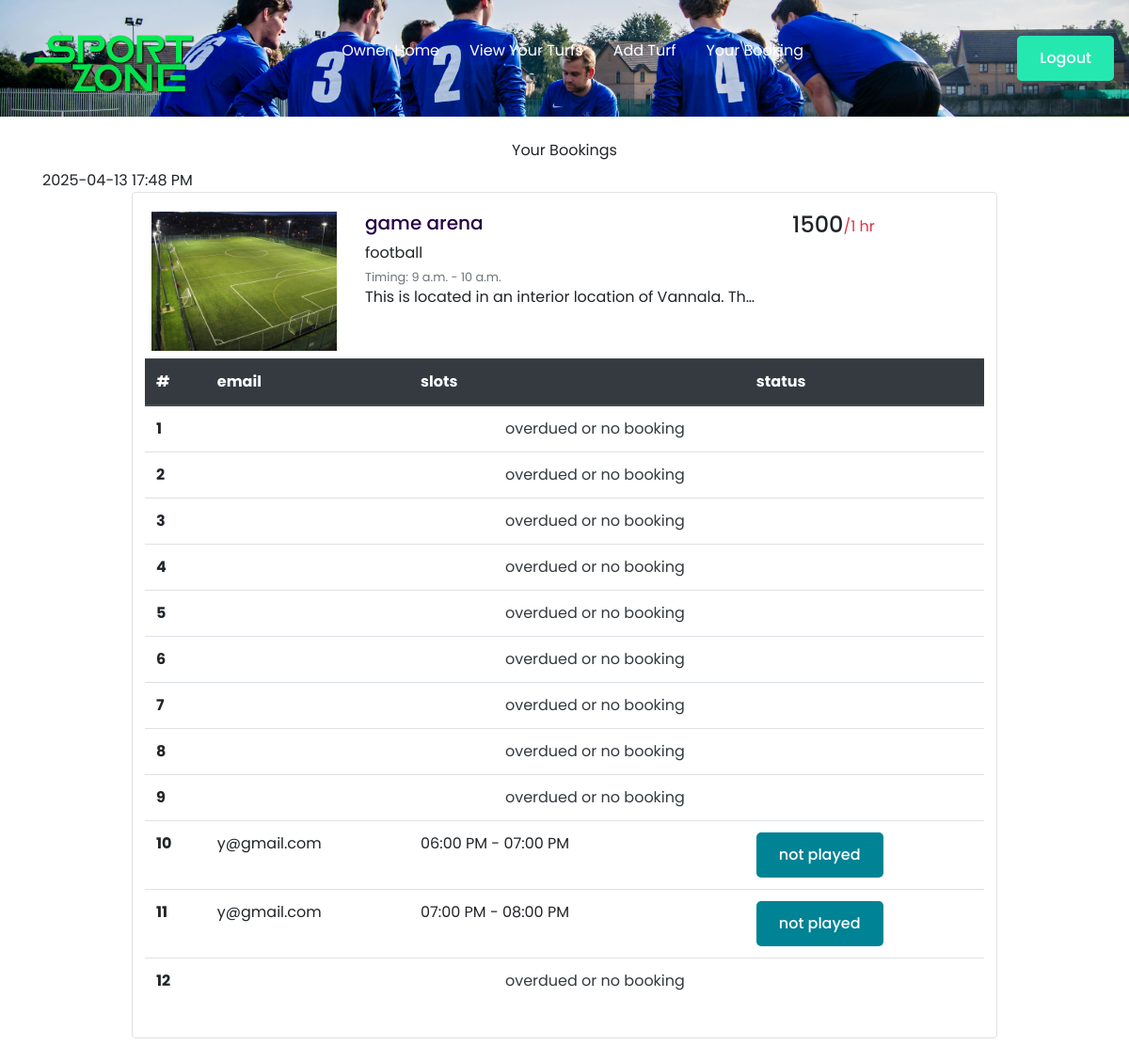
Page /owner/turfbookings/15/ on the committed database.
### booking/models.py (models this page shows)
class BookingSlotTable(models.Model):
    turf = models.ForeignKey(turf_table, on_delete=models.CASCADE)
    booking_date = models.TimeField(auto_now_add=True)
    slots = models.JSONField(null=True,default=list)
    expired = models.BooleanField(default=False)
    class Meta:
        unique_together = ['turf', 'booking_date']

### turfowner/models.py (models this page shows, shortened)
class turf_table(models.Model):
    image=models.ImageField(default="turfimages/img.png",upload_to='turfimages')
    ownername=models.ForeignKey(User,on_delete=models.CASCADE,null=True)
    name=models.CharField(max_length=150,blank=False)
    game_type = models.CharField(max_length=50)
    location=models.TextField(blank=False)
    location_url=models.TextField()
    open_time=models.TimeField()
    close_time=models.TimeField()
    rent=models.CharField(max_length=5,default=0)
    discription=models.TextField()
    slots=models.BooleanField(default=True)
    closed = models.BooleanField(default=True)

### turfowner/views.py (the view)
# urls.py: path('turfbookings/<int:id>/',views.turfbookings,name='turfbookings'),
def turfbookings(request,id):
    turf=turf_table.objects.get(id=id)
    turfbookings=BookingSlot.objects.filter(turf=turf,expired=False).first()
    turfbookings.booking_date = datetime.combine(date.today(), turfbookings.booking_date)
    print(turfbookings.booking_date)
    return render (request,'turfbookings.html',{'turfbookings':turfbookings})

### templates/turfbookings.html (shortened to what this page needs)
{% load static %}
<!DOCTYPE html>
<html lang="en">
<head>
    <link href="https://cdn.jsdelivr.net/npm/remixicon@4.0.0/fonts/remixicon.css" rel="stylesheet" />
    <link rel="stylesheet" href="https://cdn.jsdelivr.net/npm/bootstrap@4.4.1/dist/css/bootstrap.min.css"
>
    <link rel="stylesheet" href="{% static 'style.css' %}" />
</head>
<body>
    <header class="header" style="background-color: rgb(0, 100, 67);">
        <nav>
            <div class="nav__bar">
                <div class="logo" style="width: fit-content;height: 60px;padding: 0;">
                    <a href="{% url 'ownerhome' %}" style="padding:0"><img src="{% static 'logo.png' %}" alt="logo"
                            style="width: 200px;" /></a>
                </div>
            </div>
            <ul class="nav__links " id="nav-links">
                <li><a href="{% url 'ownerhome' %}">Owner Home</a></li>
                <li><a href="{% url 'ownersearchturf' %}">View Your Turfs </a></li>
                <li><a href="{% url 'addturf' %}">Add Turf </a></li>
                <li><a href="{% url 'allbookings' %}">Your Booking </a></li>
            </ul>
            <a href="{% url 'userlogout' %}"><button class="btn nav__btn">Logout</button></a>
        </nav>
    </header>
    <div class="container my-4">
        <div style="text-align: center;" class="my-2">Your Bookings</div>
        {{ turfbookings.booking_date|date:"Y-m-d H:i A" }}
        <div class="row justify-content-center mb-3 ">
            <div class="col-md-12 col-xl-10">
                <div class="card shadow-0 border rounded-4" id="cardrow">
                    <div class="card-body">
                        <div class="row">
                            <div class="col-md-12 col-lg-3 col-xl-3 mb-4 mb-lg-0">
                                <div class="bg-image hover-zoom ripple rounded ripple-surface">
                                    <img src={{turfbookings.turf.image.url}} class="w-100" />
                                </div>
                            </div>
                            <div class="col-md-6 col-lg-6 col-xl-6">
                                <h5 style="color: rgb(36, 1, 70);">{{turfbookings.turf.name}}</h5>
                                <div class="d-flex flex-row">
                                    <span>{{turfbookings.turf.game_type}}</span>
                                </div>
                                <div class="mt-1 mb-0 text-muted small">
                                    <span>Timing: {{turfbookings.turf.open_time}} - {{turfbookings.turf.close_time}}
                                        <br /></span>
                                </div>
                                <p class="text-truncate mb-4 mb-md-0">
                                    {{turfbookings.turf.discription}}
                                </p>
                            </div>
                            <div class="col-md-6 col-lg-3 col-xl-3 border-sm-start-none border-start">
                                <div class="d-flex flex-row align-items-center mb-1">
                                    <h4 class="mb-1 me-1">{{turfbookings.turf.rent}}</h4>
                                    <span class="text-danger">/1 hr</span>
                                </div>
                            </div>
                            <div class="row mx-2 mt-2" style="width: 100%;">
                                <table class="table">
                                    <thead class="thead-dark">
                                        <tr>
                                            <th scope="col">#</th>
                                            <th scope="col">email</th>
                                            <th scope="col">slots</th>
                                            <th scope="col">status</th>
                                        </tr>
                                    </thead>
                                    <tbody>
                                        {% for booking in turfbookings.slots %}
                                        {% if booking.user %}
                                        <tr>
                                            <th scope="row">{{ forloop.counter }}</th>
                                            <td>{{ booking.user }}</td>
                                            <td style="width:40%">{{ booking.start_time }} - {{ booking.end_time }}</td>
                                            <td>
                                                {% if not booking.played %}
                                                <a
                                                    href="{% url 'playedstatus' booking.start_time turfbookings.id booking.user %}">
                                                    <button class="btn btn-sm"
                                                        style="background-color: rgb(0, 131, 148);">not played</button>
                                                </a>
                                                {% else %}
                                                <button class="btn btn-sm"
                                                    style="background-color: rgba(15, 26, 27, 0.384);">played</button>
                                                {% endif %}
                                            </td>
                                        </tr>
                                        {% else %}
                                        <tr>
                                            <th scope="row">{{ forloop.counter }}</th>
                                            <td colspan="3" class="text-center text-dark">overdued or no booking</td>
                                        </tr>
                                        {% endif %}
                                        {% endfor %}
                                    </tbody>
                                </table>
                            </div>
                        </div>
                    </div>
                </div>
            </div>
        </div>
    </div>
</body>
</html>

### static/style.css (style rules this page uses)
:root { --primary-color: #25e8b1; --primary-color-dark: #11ed69; --text-dark: #0c0a09; --text-light: #78716c; --white: #ffffff; --max-width: 1200px; }
* { padding: 0; margin: 0; box-sizing: border-box; }
.btn { padding: 0.75rem 1.5rem; outline: none; border: none; font-size: 1rem; font-weight: 500; color: var(--white); background-color: var(--primary-color); border-radius: 5px; cursor: pointer; transition: 0.3s; }
img { width: 100%; display: flex; }
a { text-decoration: none; }
.logo { max-width: 120px; }
html, body { scroll-behavior: smooth; }
body { font-family: "Poppins", sans-serif; }
.header { background-image: url('static/realsport.jpg'); background-position: center center; background-size: cover; background-repeat: no-repeat; }
nav { position: fixed; isolation: isolate; top: 0; width: 100%; max-width: var(--max-width); margin: auto; z-index: 9; }
.nav__bar { padding: 1rem; display: flex; align-items: center; justify-content: space-between; gap: 2rem; background-color: var(--primary-color); }
.nav__links { list-style: none; position: absolute; width: 100%; padding: 2rem; display: flex; align-items: center; flex-direction: column; gap: 2rem; background-color: rgba(188, 28, 92, 0.9); transform: translateY(-100%); transition: 0.5s; z-index: -1; }
.nav__links a { position: relative; isolation: isolate; padding-bottom: 8px; color: var(--white); transition: 0.3s; }
.nav__btn { display: none; }
@media (width > 768px) { nav { padding: 2rem 1rem; position: static; display: flex; align-items: center; justify-content: space-between; } }
@media (width > 768px) { .nav__bar { padding: 0; background-color: transparent; } }
@media (width > 768px) { .nav__links { padding: 0; width: unset; position: static; transform: none; flex-direction: row; background-color: transparent; } }
@media (width > 768px) { .nav__btn { display: block; } }
@media (width > 768px) { .nav__links a::after { position: absolute; content: ""; left: 0; bottom: 0; height: 2px; width: 0; background-color: var(--primary-color); transition: 0.3s; transform-origin: left; } }

### rows in the picture
BookingSlotTable: booking_date "2025-04-13 17:48 PM", turf.image (picture), turf.name "game arena", turf.game_type "football", turf.open_time "9 a.m.", turf.close_time "10 a.m.", turf.discription "This is located in an interior location of Vannala. Th…", turf.rent "1500"

### other values in the picture
{{ booking.user }} "y@gmail.com" "y@gmail.com"
{{ booking.start_time }} "06:00 PM" "07:00 PM"
{{ booking.end_time }} "07:00 PM" "08:00 PM"
